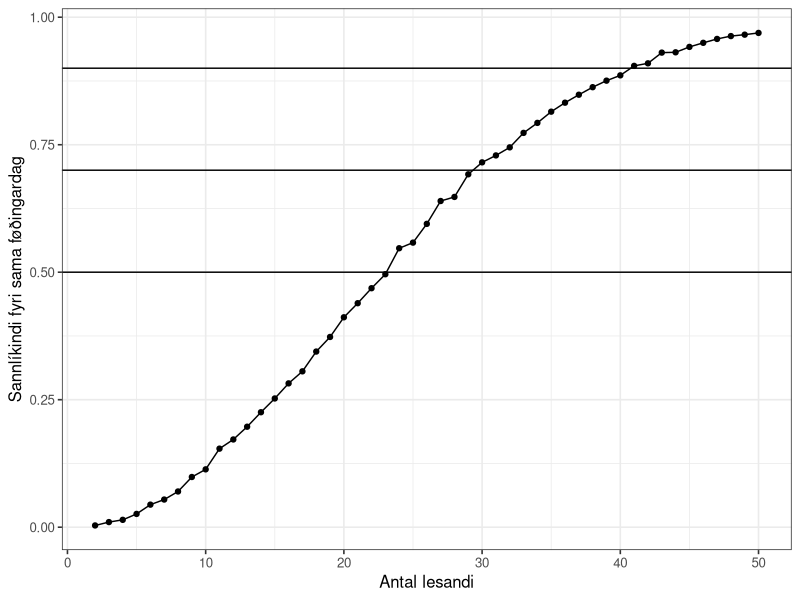
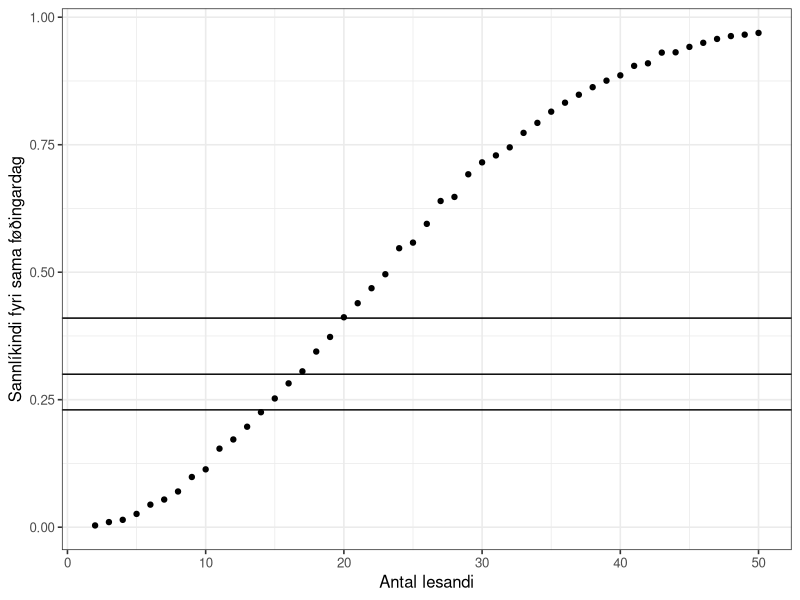
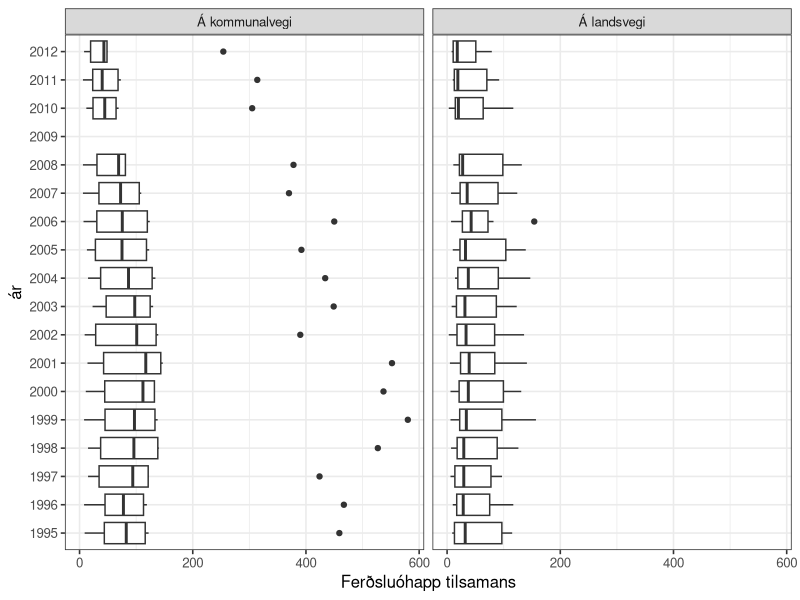
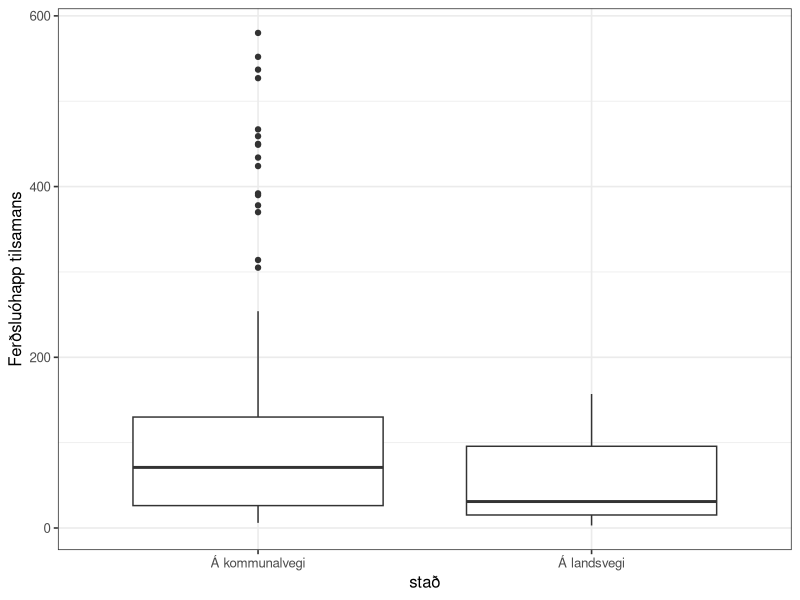
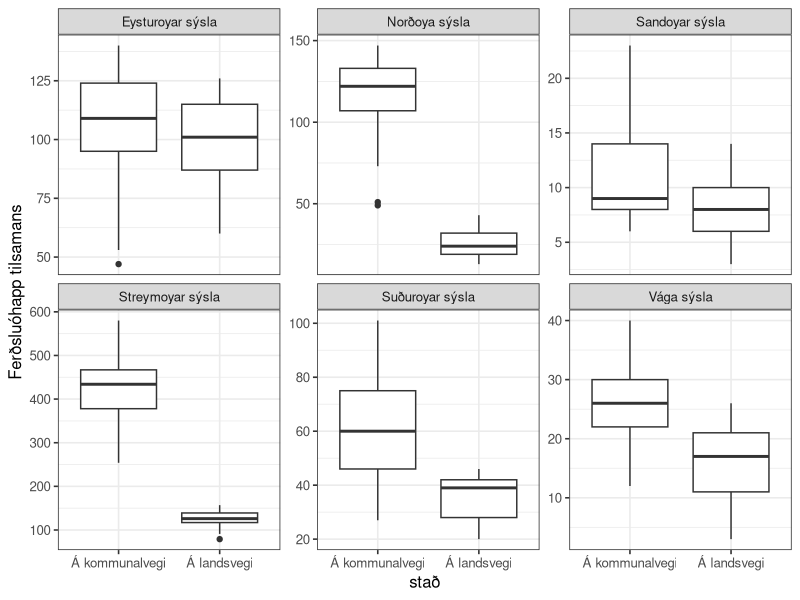
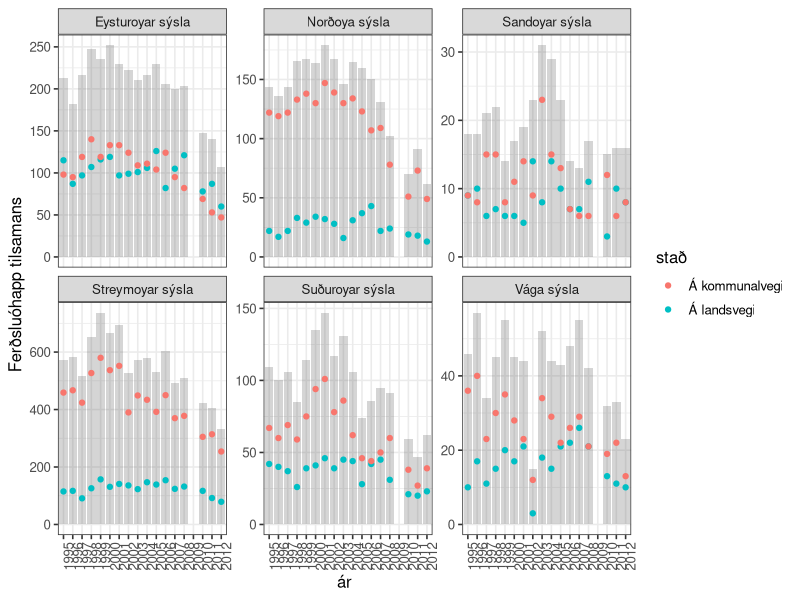
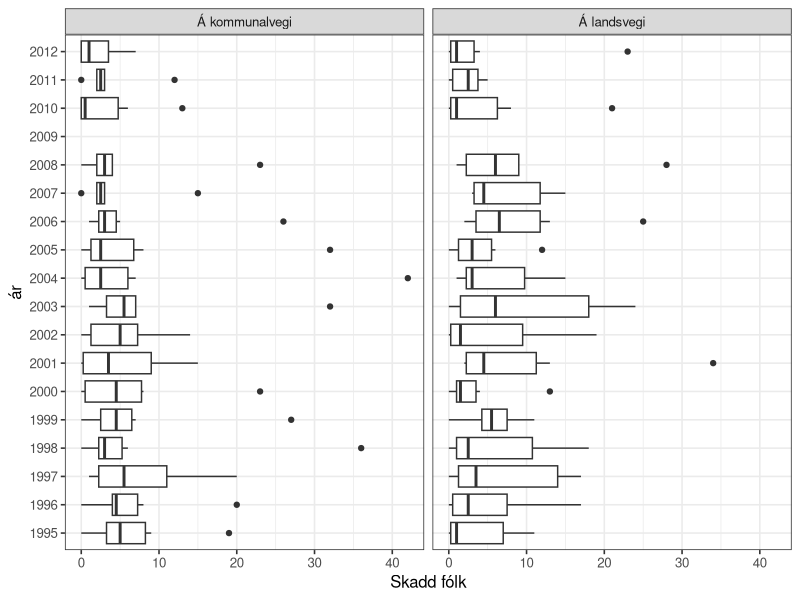
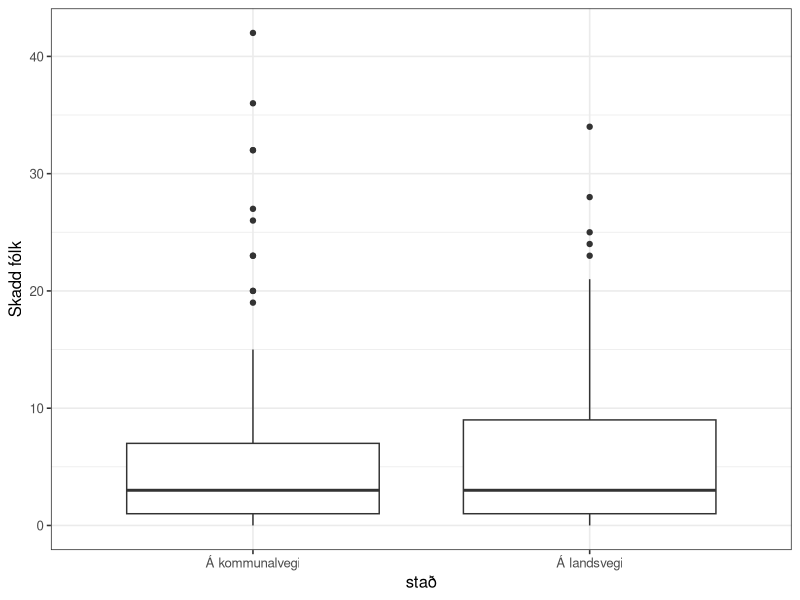

These figures' R source, in order:
## ---- chunk 1
knitr::opts_chunk$set(echo = TRUE)

options(dplyr.summarise.inform = FALSE)
library(tidyverse)

# set theme used for plotting
theme_set(theme_bw(base_size = 12))

## ---- chunk 2
n_lesandi <- 2:10
roynd_nr <- 1:2

sama_fdag <- crossing(n_lesandi, roynd_nr)
sama_fdag
## ---- chunk 3
sama_fdag <- mutate(
  sama_fdag,
  fdag = map(n_lesandi, ~ sample(365, ., replace = TRUE))
  )
sama_fdag
## ---- chunk 4
# Ein listi av integers
str(sama_fdag$fdag)
## ---- chunk 5


sama_fdag <- mutate(sama_fdag, nakar_sdag = map_lgl(fdag, ~ any(duplicated(.x))))
sama_fdag

## ---- chunk 6
p_samadag <- sama_fdag %>%
  group_by(n_lesandi) %>%
  summarise(p_sdag = mean(nakar_sdag))

p_samadag
## ---- chunk 7

p_samadag <-
  crossing(n_lesandi = 2:10, roynd_nr = 1:2) %>%
  mutate(.,
  fdag = map(n_lesandi, ~sample(365, ., replace = TRUE))
  ) %>%
  mutate(., nakar_sdag = map_lgl(fdag, ~any(duplicated(.x)))) %>%
  group_by(n_lesandi) %>%
  summarize(p_sdag = mean(nakar_sdag))
  
p_samadag
## ---- chunk 8

n_lesandi <- 2:50

p_samadag <-
  crossing(n_lesandi, roynd_nr) %>%
  mutate(.,
  fdag = map(n_lesandi, ~sample(365, ., replace = TRUE))
  ) %>%
  mutate(., nakar_sdag = map_lgl(fdag, ~any(duplicated(.x)))) %>%
  group_by(n_lesandi) %>%
  summarize(p_sdag = mean(nakar_sdag))
  
p_samadag

## ---- chunk 9
roynd_nr <- 1:5000
p_samadag <-
  crossing(n_lesandi, roynd_nr) %>%
  mutate(.,
  fdag = map(n_lesandi, ~sample(365, ., replace = TRUE))
  ) %>%
  mutate(., nakar_sdag = map_lgl(fdag, ~any(duplicated(.x)))) %>%
  group_by(n_lesandi) %>%
  summarize(p_sdag = mean(nakar_sdag))
  
p_samadag
## ---- chunk 10
ggplot(p_samadag, aes(x = n_lesandi, y = p_sdag)) +
  geom_point() +
  geom_line() +
  xlab("Antal lesandi") +
  ylab("Sannlíkindi fyri sama føðingardag") +
  geom_hline(yintercept = 0.5) +
  geom_hline(yintercept = 0.7) +
  geom_hline(yintercept = 0.9)
## ---- chunk 11
p_samadag <- p_samadag %>%
  mutate(n_ymisk = map(n_lesandi, ~prod(365:(365 - . + 1))) %>% unlist,
         n_total = 365^n_lesandi,
         p_teori = 1 - (n_ymisk/n_total)
  )

p_samadag
## ---- chunk 12
p_samadag <- p_samadag %>% 
  mutate(p_bday = map_dbl(n_lesandi, ~pbirthday(., classes = 365, coincident = 2)))

p_samadag
## ---- chunk 13
ggplot(p_samadag, aes(x = n_lesandi, y = p_sdag)) +
  geom_point() +
  geom_hline(yintercept = qbirthday(prob = 0.5, classes = 365, coincident = 2) / 100) +
  geom_hline(yintercept = qbirthday(prob = 0.7, classes = 365, coincident = 2) / 100) +
  geom_hline(yintercept = qbirthday(prob = 0.9, classes = 365, coincident = 2) / 100) +
  xlab("Antal lesandi") +
  ylab("Sannlíkindi fyri sama føðingardag")

## ---- chunk 14

## ---- chunk 15
n_lesandi_50 = pbirthday(50, classes = 365, coincident = 2)
n_lesandi_50

n_lesandi_80 = pbirthday(80, classes = 365, coincident = 2)
n_lesandi_80
## ---- chunk 16
n_lesandi = seq(5, 700, 5)
roynd_nr = 1:100

p_maxsdag <- NULL

p_maxsdag <- crossing(n_lesandi, roynd_nr) %>%
  mutate(
    fdag = map(n_lesandi, ~sample(365, ., replace = TRUE)),
    `>= 2` = map_int(fdag, ~any(duplicated(.x))),
    #max_sdag = max(table(fdag)),
    max_sdag = 2,
    #max_sdag = as.numeric(tail(sort(table(fdag)), 1)),
    `== 2` = max_sdag == 2,
    `== 3` = max_sdag == 3,
    `== 4` = max_sdag == 4,
    `== 5` = max_sdag == 5,
  )

p_maxsdag
## ---- chunk 17

## ---- chunk 18

## ---- chunk 19

## ---- chunk 20

## ---- chunk 21

## ---- chunk 22

## ---- chunk 23
ferdslu_ohapp <- read_csv("ferdslu_ohapp.csv")
ferdslu_ohapp
## ---- chunk 24
ferdslu_ohapp <- read_csv("ferdslu_ohapp.csv", skip = 1, na = "..")
ferdslu_ohapp
## ---- chunk 25
ferdslu_ohapp <- ferdslu_ohapp %>%
  mutate(across(everything(), ~ str_replace(., "-", "0")))
ferdslu_ohapp
## ---- chunk 26
ferdslu_ohapp <- pivot_longer(ferdslu_ohapp, cols = '1995':'2012',
                   names_to = "ár", values_to = "n", values_transform = list(n = as.integer))

ferdslu_ohapp

#ferdslu_ohapp$n <- as.integer(ferdslu_ohapp$n)

## ---- chunk 27

ferdslu_ohapp <- pivot_wider(ferdslu_ohapp, names_from = slag, values_from = n)


ferdslu_ohapp
## ---- chunk 28

ggplot(ferdslu_ohapp) +
  geom_boxplot(aes(x = `Ferðsluóhapp tilsamans`, y = ár), na.rm = TRUE) +
  facet_wrap(~stað)

## ---- chunk 29
df <- ferdslu_ohapp %>%
  filter(`Ferðsluóhapp tilsamans` > 150) 
df
## ---- chunk 30

ggplot(data = ferdslu_ohapp) +
  geom_boxplot(aes(x = stað, y = `Ferðsluóhapp tilsamans`), na.rm = TRUE)

## ---- chunk 31

ggplot(data = ferdslu_ohapp) +
  geom_boxplot(aes(x = stað, y = `Ferðsluóhapp tilsamans`), na.rm = TRUE) +
  facet_wrap(~sýsla, scales = "free_y")
  
  

## ---- chunk 32

ggplot(ferdslu_ohapp) +
  geom_bar(aes(x = ár, y = `Ferðsluóhapp tilsamans`), alpha = 0.25, stat = "Identity", na.rm = TRUE) +
  geom_point(aes(x = ár, y = `Ferðsluóhapp tilsamans`, colour = stað), na.rm = TRUE) +
  facet_wrap(~sýsla, scales = "free_y") +
  theme(axis.text.x = element_text(angle = 90))

## ---- chunk 33
ggplot(ferdslu_ohapp, aes(x = `Skadd fólk`, y = `ár`)) +
  geom_boxplot(na.rm = TRUE) +
  facet_wrap(~ `stað`)

## ---- chunk 34
ggplot(ferdslu_ohapp, aes(x = `stað`, y = `Skadd fólk`)) +
  geom_boxplot(na.rm = TRUE)
## ---- chunk 35
ggplot(ferdslu_ohapp, aes(x = `stað`, y = `Skadd fólk`)) +
  geom_boxplot(na.rm = TRUE) +
  facet_wrap(~ `sýsla`, scales = "free_y")
## ---- chunk 36
ggplot(ferdslu_ohapp, aes(x = `stað`, y = `Skadd fólk` / `Ferðsluóhapp tilsamans`)) +
  geom_boxplot(na.rm = TRUE) +
  facet_wrap(~ `sýsla`, scales = "free_y")
## ---- chunk 37
ggplot(ferdslu_ohapp) +
  geom_boxplot(aes(x = `Skadd fólk`/`Ferðsluóhapp tilsamans`, y = `stað`), color = "red", na.rm = TRUE) +
  geom_violin(aes(x = `Skadd fólk`/`Ferðsluóhapp tilsamans`, y = `stað`), alpha = 0.25, na.rm = TRUE) +
  geom_boxplot(aes(x = `Skadd fólk` / `Ferðsluóhapp tilsamans`, y = `sýsla`), color = "blue", na.rm = TRUE) +
  geom_violin(aes(x = `Skadd fólk` / `Ferðsluóhapp tilsamans`, y = `sýsla`), alpha = 0.25, na.rm = TRUE)
## ---- chunk 38
ophapp_yvirlit <- ferdslu_ohapp %>% 
  filter(`ár` != "2009") %>%
  group_by(`stað`) %>%
  summarise(
    n = n(),
    n_ohapp = sum(`Ferðsluóhapp tilsamans`),
    n_skadd = sum(`Skadd fólk`),
    p_skadd = n_skadd / n_ohapp
  )

ophapp_yvirlit
## ---- chunk 39
t.test(ophapp_yvirlit$p_skadd, conf.level = .95)$conf.int
## ---- chunk 40

## ---- chunk 41

## ---- chunk 42

## ---- chunk 43

## ---- chunk 44

## ---- chunk 45

## ---- chunk 46

## ---- chunk 47
